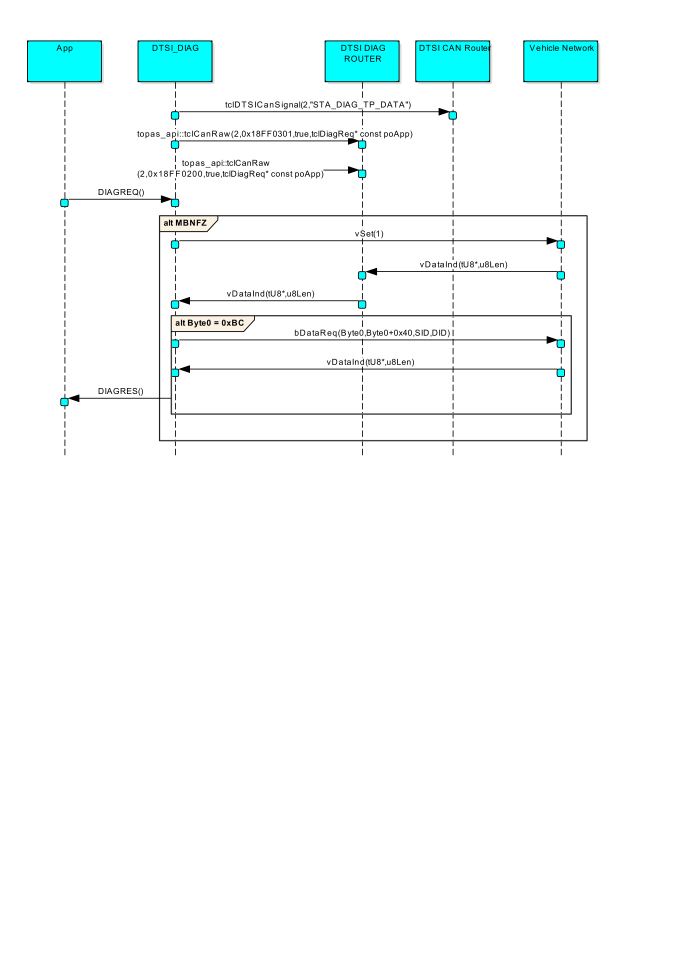
#> input picture input.png, 4125 x 5841 px (shown at 1/6 size)
$ python Small_boxes.py
#> lines starting #> are read from the running program, lines starting #| are printed output that depends on the picture; pictures that were not available may be replaced by others from this repository, and a replacement may not be noted
import cv2
import numpy as np
from matplotlib import pyplot as plt
from nms import non_max_suppression_slow, non_max_suppression_fast


img_rgb = cv2.imread('input.png')
#> img_rgb is the input picture: shape (5841, 4125, 3); mean B, G, R 251.1, 251.1, 245.5
img_gray = cv2.cvtColor(img_rgb, cv2.COLOR_BGR2GRAY)
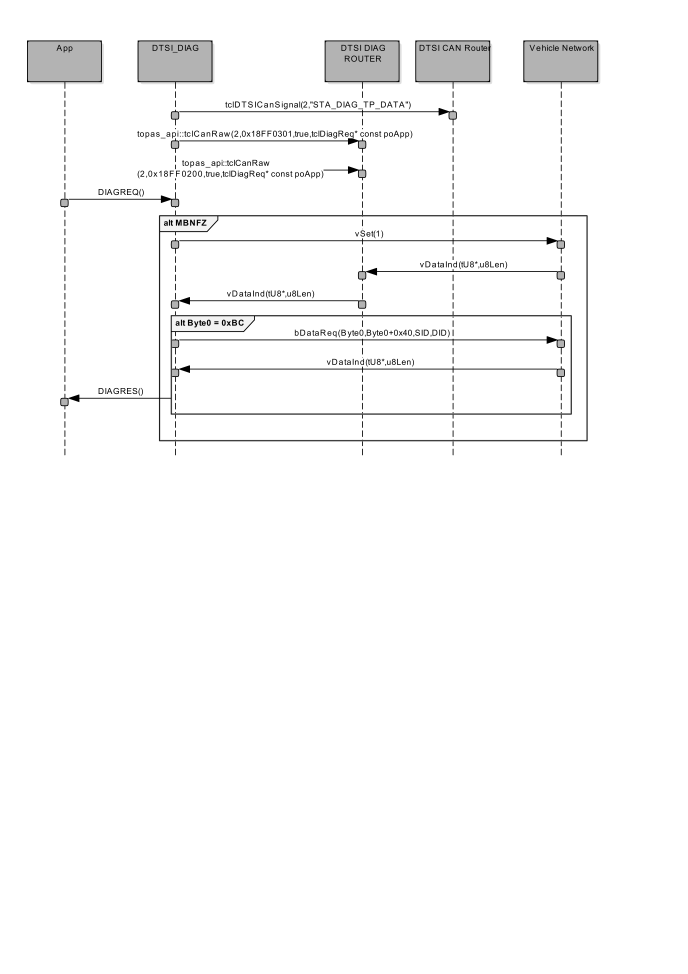
#> img_gray: shape (5841, 4125) (shown at 1/6 size); min 0, max 255, mean 249.4
template = cv2.imread('smallbox.png',0)
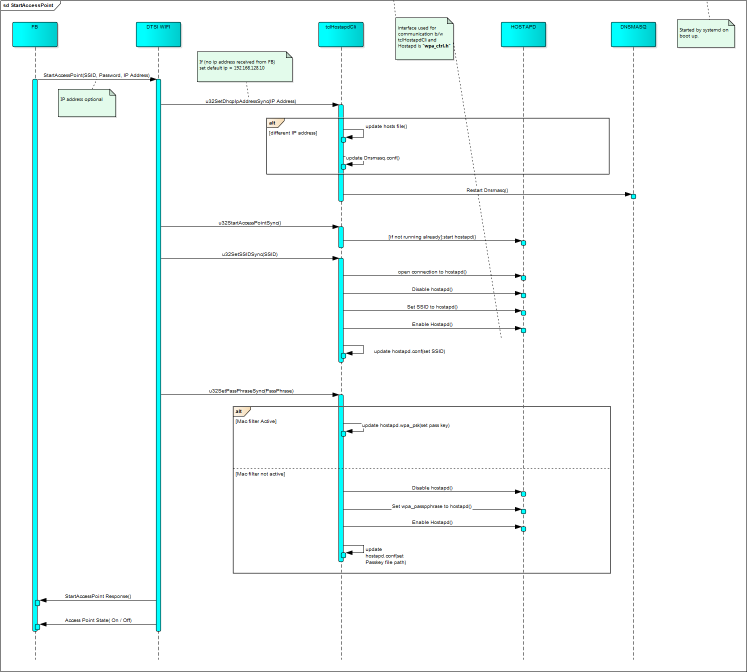
#> input picture Images/C924S.png, 1494 x 1344 px, given in place of smallbox.png, which was not available (shown at 1/2 size)
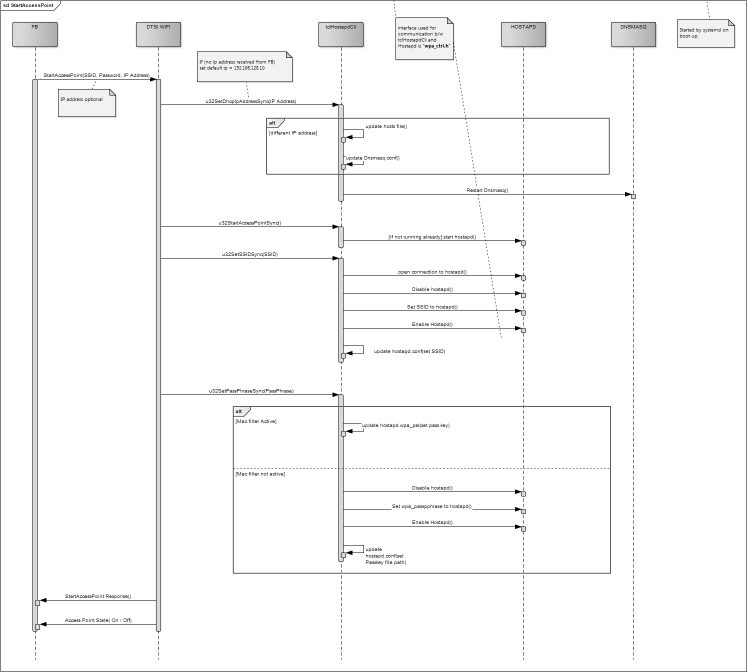
#> template: shape (1344, 1494) (shown at 1/2 size); min 0, max 255, mean 248.8
w, h = template.shape[::-1]
#> w = 1494; h = 1344
template2 = cv2.imread('box.png',0)
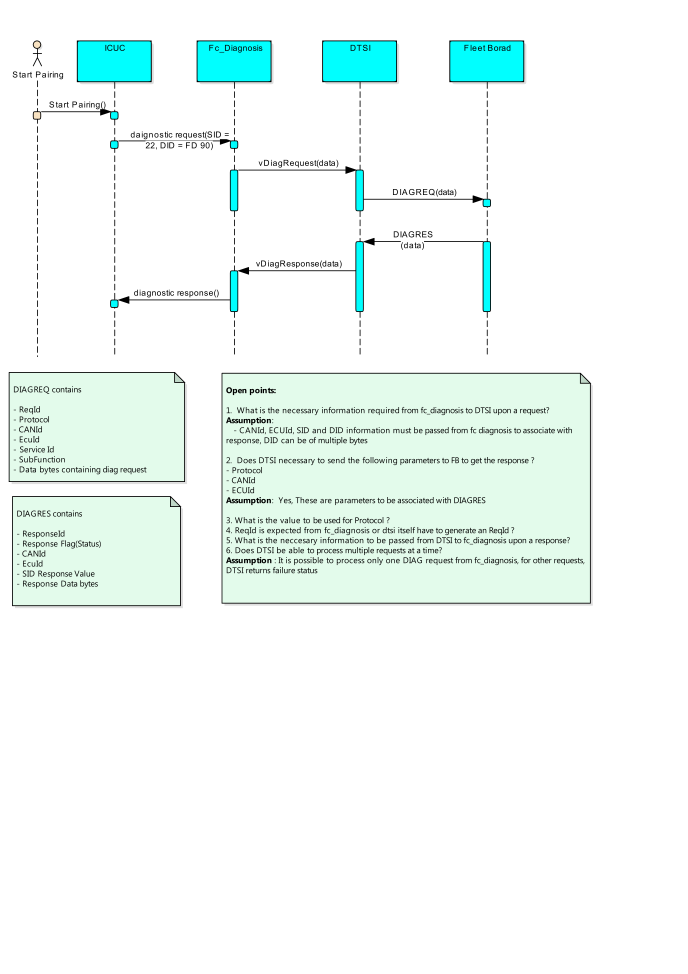
#> input picture Images/lytRC.png, 4125 x 5841 px, given in place of box.png, which was not available (shown at 1/6 size)
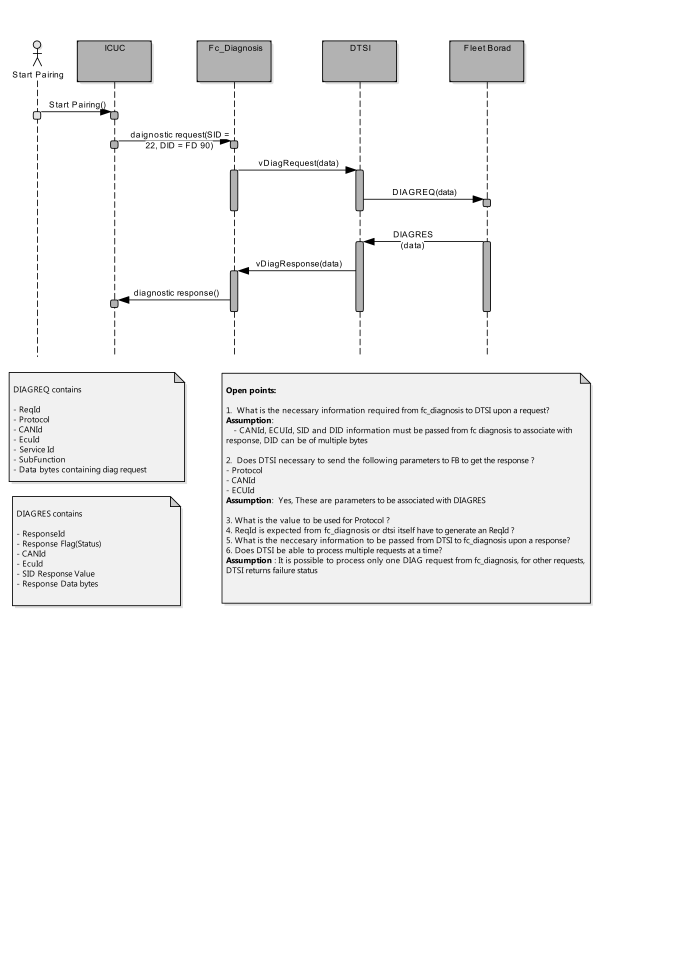
#> template2: shape (5841, 4125) (shown at 1/6 size); min 0, max 255, mean 246.2
w2, h2 = template2.shape[::-1]
#> w2 = 4125; h2 = 5841

res = cv2.matchTemplate(img_gray,template,cv2.TM_CCOEFF_NORMED)
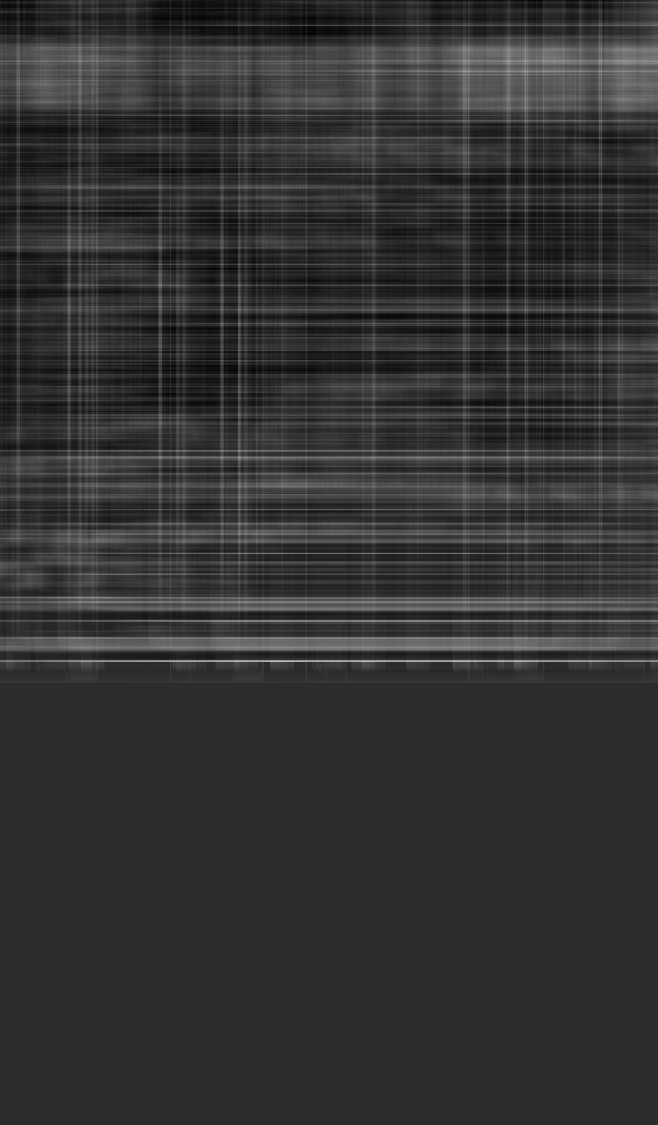
#> res: shape (4498, 2632) float32 (shown at 1/4 size); min -0.0292, max 0.136, mean 0.004; drawn with min black and max white
res2 = cv2.matchTemplate(img_gray,template2,cv2.TM_CCOEFF_NORMED)
#> res2 = [0.0923]


loc = np.where( res >= 0.9)
#> loc = (empty array, empty array)
loc2 = np.where( res2 >= 0.9)
#> loc2 = (empty array, empty array)

arr=[]
for pt in zip(*loc[::-1]):
	cv2.rectangle(img_rgb, pt, (pt[0] + w, pt[1] + h), (0,0,255), 2)
	arr.append([pt[0],pt[1],pt[0] + w,pt[1] + h])
#> this loop made 0 passes
#> after the loop, arr = []
#> (the run stopped early here; a loop or call above may not have finished)
